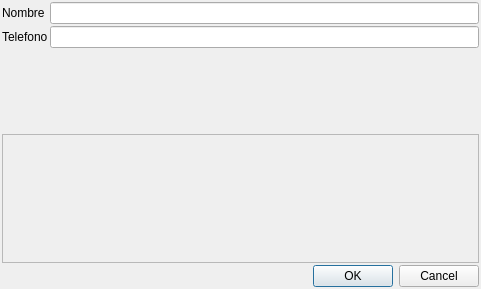
<?xml version="1.0" encoding="UTF-8"?>
<ui version="4.0">
 <class>dlgEditProveedor</class>
 <widget class="QDialog" name="dlgEditProveedor">
  <property name="geometry">
   <rect>
    <x>0</x>
    <y>0</y>
    <width>481</width>
    <height>289</height>
   </rect>
  </property>
  <property name="windowTitle">
   <string>Editar Proveedor</string>
  </property>
  <layout class="QVBoxLayout" name="verticalLayout">
   <property name="spacing">
    <number>2</number>
   </property>
   <property name="leftMargin">
    <number>2</number>
   </property>
   <property name="topMargin">
    <number>2</number>
   </property>
   <property name="rightMargin">
    <number>2</number>
   </property>
   <property name="bottomMargin">
    <number>2</number>
   </property>
   <item>
    <layout class="QFormLayout" name="formLayout">
     <property name="horizontalSpacing">
      <number>2</number>
     </property>
     <property name="verticalSpacing">
      <number>2</number>
     </property>
     <item row="0" column="0">
      <widget class="QLabel" name="label">
       <property name="text">
        <string>Nombre</string>
       </property>
       <property name="buddy">
        <cstring>txtNombre</cstring>
       </property>
      </widget>
     </item>
     <item row="0" column="1">
      <widget class="QLineEdit" name="txtNombre"/>
     </item>
     <item row="1" column="0">
      <widget class="QLabel" name="label_2">
       <property name="text">
        <string>Telefono</string>
       </property>
       <property name="buddy">
        <cstring>txtTelefono</cstring>
       </property>
      </widget>
     </item>
     <item row="1" column="1">
      <widget class="QLineEdit" name="txtTelefono"/>
     </item>
    </layout>
   </item>
   <item>
    <widget class="QFrame" name="frame">
     <property name="frameShape">
      <enum>QFrame::StyledPanel</enum>
     </property>
     <property name="frameShadow">
      <enum>QFrame::Raised</enum>
     </property>
     <layout class="QVBoxLayout" name="verticalLayout_2">
      <property name="spacing">
       <number>2</number>
      </property>
      <property name="leftMargin">
       <number>2</number>
      </property>
      <property name="topMargin">
       <number>2</number>
      </property>
      <property name="rightMargin">
       <number>2</number>
      </property>
      <property name="bottomMargin">
       <number>2</number>
      </property>
     </layout>
    </widget>
   </item>
   <item>
    <widget class="QDialogButtonBox" name="buttonBox">
     <property name="orientation">
      <enum>Qt::Horizontal</enum>
     </property>
     <property name="standardButtons">
      <set>QDialogButtonBox::Cancel|QDialogButtonBox::Ok</set>
     </property>
    </widget>
   </item>
  </layout>
 </widget>
 <resources/>
 <connections>
  <connection>
   <sender>buttonBox</sender>
   <signal>accepted()</signal>
   <receiver>dlgEditProveedor</receiver>
   <slot>accept()</slot>
   <hints>
    <hint type="sourcelabel">
     <x>248</x>
     <y>254</y>
    </hint>
    <hint type="destinationlabel">
     <x>157</x>
     <y>274</y>
    </hint>
   </hints>
  </connection>
  <connection>
   <sender>buttonBox</sender>
   <signal>rejected()</signal>
   <receiver>dlgEditProveedor</receiver>
   <slot>reject()</slot>
   <hints>
    <hint type="sourcelabel">
     <x>316</x>
     <y>260</y>
    </hint>
    <hint type="destinationlabel">
     <x>286</x>
     <y>274</y>
    </hint>
   </hints>
  </connection>
 </connections>
</ui>
